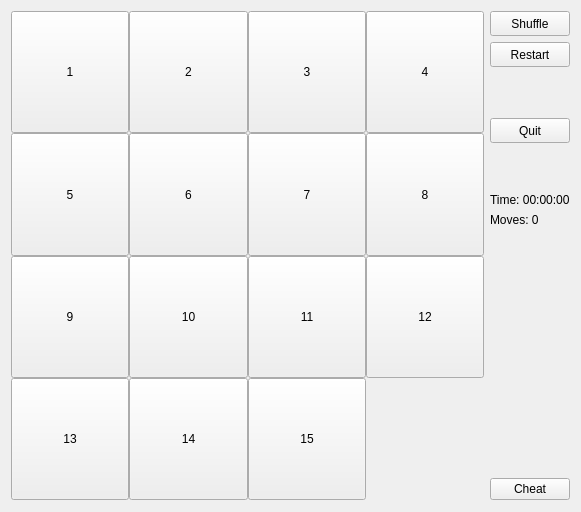
<?xml version="1.0" encoding="UTF-8"?>
<ui version="4.0">
 <class>PuzzleForm</class>
 <widget class="QWidget" name="PuzzleForm">
  <property name="geometry">
   <rect>
    <x>0</x>
    <y>0</y>
    <width>581</width>
    <height>512</height>
   </rect>
  </property>
  <property name="sizePolicy">
   <sizepolicy hsizetype="Preferred" vsizetype="Preferred">
    <horstretch>1</horstretch>
    <verstretch>1</verstretch>
   </sizepolicy>
  </property>
  <property name="windowTitle">
   <string>Form</string>
  </property>
  <layout class="QHBoxLayout" name="horizontalLayout">
   <item>
    <layout class="QGridLayout" name="gridLayout_2" columnstretch="10,0">
     <item row="0" column="1">
      <layout class="QVBoxLayout" name="verticalLayout" stretch="0,0,2,0,2,0,0,11,0">
       <item>
        <widget class="QPushButton" name="buttonShuffle">
         <property name="sizePolicy">
          <sizepolicy hsizetype="Preferred" vsizetype="Preferred">
           <horstretch>1</horstretch>
           <verstretch>0</verstretch>
          </sizepolicy>
         </property>
         <property name="minimumSize">
          <size>
           <width>80</width>
           <height>25</height>
          </size>
         </property>
         <property name="sizeIncrement">
          <size>
           <width>0</width>
           <height>0</height>
          </size>
         </property>
         <property name="baseSize">
          <size>
           <width>0</width>
           <height>0</height>
          </size>
         </property>
         <property name="text">
          <string>Shuffle</string>
         </property>
        </widget>
       </item>
       <item>
        <widget class="QPushButton" name="buttonRestart">
         <property name="sizePolicy">
          <sizepolicy hsizetype="Preferred" vsizetype="Preferred">
           <horstretch>1</horstretch>
           <verstretch>0</verstretch>
          </sizepolicy>
         </property>
         <property name="minimumSize">
          <size>
           <width>80</width>
           <height>25</height>
          </size>
         </property>
         <property name="text">
          <string>Restart</string>
         </property>
        </widget>
       </item>
       <item>
        <spacer name="verticalSpacer_2">
         <property name="orientation">
          <enum>Qt::Vertical</enum>
         </property>
         <property name="sizeType">
          <enum>QSizePolicy::MinimumExpanding</enum>
         </property>
         <property name="sizeHint" stdset="0">
          <size>
           <width>20</width>
           <height>40</height>
          </size>
         </property>
        </spacer>
       </item>
       <item>
        <widget class="QPushButton" name="buttonQuit">
         <property name="sizePolicy">
          <sizepolicy hsizetype="Preferred" vsizetype="Preferred">
           <horstretch>1</horstretch>
           <verstretch>0</verstretch>
          </sizepolicy>
         </property>
         <property name="minimumSize">
          <size>
           <width>80</width>
           <height>25</height>
          </size>
         </property>
         <property name="text">
          <string>Quit</string>
         </property>
        </widget>
       </item>
       <item>
        <spacer name="spacer">
         <property name="orientation">
          <enum>Qt::Vertical</enum>
         </property>
         <property name="sizeType">
          <enum>QSizePolicy::MinimumExpanding</enum>
         </property>
         <property name="sizeHint" stdset="0">
          <size>
           <width>20</width>
           <height>40</height>
          </size>
         </property>
        </spacer>
       </item>
       <item>
        <widget class="QLabel" name="lableElapsedTime">
         <property name="text">
          <string>Time: 00:00:00</string>
         </property>
        </widget>
       </item>
       <item>
        <widget class="QLabel" name="labelMoves">
         <property name="text">
          <string>Moves: 0</string>
         </property>
        </widget>
       </item>
       <item>
        <spacer name="verticalSpacer">
         <property name="orientation">
          <enum>Qt::Vertical</enum>
         </property>
         <property name="sizeType">
          <enum>QSizePolicy::Expanding</enum>
         </property>
         <property name="sizeHint" stdset="0">
          <size>
           <width>20</width>
           <height>40</height>
          </size>
         </property>
        </spacer>
       </item>
       <item>
        <widget class="QPushButton" name="buttonCheat">
         <property name="text">
          <string>Cheat</string>
         </property>
        </widget>
       </item>
      </layout>
     </item>
     <item row="1" column="0">
      <spacer name="verticalSpacer_3">
       <property name="orientation">
        <enum>Qt::Vertical</enum>
       </property>
       <property name="sizeType">
        <enum>QSizePolicy::Fixed</enum>
       </property>
       <property name="sizeHint" stdset="0">
        <size>
         <width>1</width>
         <height>1</height>
        </size>
       </property>
      </spacer>
     </item>
     <item row="1" column="1">
      <spacer name="verticalSpacer_4">
       <property name="orientation">
        <enum>Qt::Vertical</enum>
       </property>
       <property name="sizeType">
        <enum>QSizePolicy::Fixed</enum>
       </property>
       <property name="sizeHint" stdset="0">
        <size>
         <width>1</width>
         <height>1</height>
        </size>
       </property>
      </spacer>
     </item>
     <item row="0" column="0">
      <layout class="QGridLayout" name="gridLayout" rowstretch="1,1,1,1" columnstretch="1,1,1,1">
       <property name="sizeConstraint">
        <enum>QLayout::SetDefaultConstraint</enum>
       </property>
       <property name="leftMargin">
        <number>0</number>
       </property>
       <property name="topMargin">
        <number>0</number>
       </property>
       <property name="rightMargin">
        <number>0</number>
       </property>
       <property name="bottomMargin">
        <number>0</number>
       </property>
       <property name="spacing">
        <number>0</number>
       </property>
       <item row="0" column="0">
        <widget class="PuzButton" name="pushButton">
         <property name="sizePolicy">
          <sizepolicy hsizetype="Fixed" vsizetype="Fixed">
           <horstretch>0</horstretch>
           <verstretch>0</verstretch>
          </sizepolicy>
         </property>
         <property name="minimumSize">
          <size>
           <width>70</width>
           <height>70</height>
          </size>
         </property>
         <property name="maximumSize">
          <size>
           <width>7000</width>
           <height>7000</height>
          </size>
         </property>
         <property name="sizeIncrement">
          <size>
           <width>1</width>
           <height>1</height>
          </size>
         </property>
         <property name="text">
          <string>1</string>
         </property>
         <attribute name="buttonGroup">
          <string notr="true">buttonGroup</string>
         </attribute>
        </widget>
       </item>
       <item row="0" column="1">
        <widget class="PuzButton" name="pushButton_2">
         <property name="sizePolicy">
          <sizepolicy hsizetype="Fixed" vsizetype="Fixed">
           <horstretch>0</horstretch>
           <verstretch>0</verstretch>
          </sizepolicy>
         </property>
         <property name="minimumSize">
          <size>
           <width>70</width>
           <height>70</height>
          </size>
         </property>
         <property name="maximumSize">
          <size>
           <width>7000</width>
           <height>7000</height>
          </size>
         </property>
         <property name="sizeIncrement">
          <size>
           <width>1</width>
           <height>1</height>
          </size>
         </property>
         <property name="text">
          <string>2</string>
         </property>
         <property name="flat">
          <bool>false</bool>
         </property>
         <attribute name="buttonGroup">
          <string notr="true">buttonGroup</string>
         </attribute>
        </widget>
       </item>
       <item row="0" column="2">
        <widget class="PuzButton" name="pushButton_3">
         <property name="sizePolicy">
          <sizepolicy hsizetype="Fixed" vsizetype="Fixed">
           <horstretch>0</horstretch>
           <verstretch>0</verstretch>
          </sizepolicy>
         </property>
         <property name="minimumSize">
          <size>
           <width>70</width>
           <height>70</height>
          </size>
         </property>
         <property name="maximumSize">
          <size>
           <width>7000</width>
           <height>7000</height>
          </size>
         </property>
         <property name="sizeIncrement">
          <size>
           <width>1</width>
           <height>1</height>
          </size>
         </property>
         <property name="text">
          <string>3</string>
         </property>
         <attribute name="buttonGroup">
          <string notr="true">buttonGroup</string>
         </attribute>
        </widget>
       </item>
       <item row="0" column="3">
        <widget class="PuzButton" name="pushButton_4">
         <property name="sizePolicy">
          <sizepolicy hsizetype="Fixed" vsizetype="Fixed">
           <horstretch>0</horstretch>
           <verstretch>0</verstretch>
          </sizepolicy>
         </property>
         <property name="minimumSize">
          <size>
           <width>70</width>
           <height>70</height>
          </size>
         </property>
         <property name="maximumSize">
          <size>
           <width>7000</width>
           <height>7000</height>
          </size>
         </property>
         <property name="sizeIncrement">
          <size>
           <width>1</width>
           <height>1</height>
          </size>
         </property>
         <property name="text">
          <string>4</string>
         </property>
         <attribute name="buttonGroup">
          <string notr="true">buttonGroup</string>
         </attribute>
        </widget>
       </item>
       <item row="1" column="0">
        <widget class="PuzButton" name="pushButton_5">
         <property name="sizePolicy">
          <sizepolicy hsizetype="Fixed" vsizetype="Fixed">
           <horstretch>0</horstretch>
           <verstretch>0</verstretch>
          </sizepolicy>
         </property>
         <property name="minimumSize">
          <size>
           <width>70</width>
           <height>70</height>
          </size>
         </property>
         <property name="maximumSize">
          <size>
           <width>7000</width>
           <height>7000</height>
          </size>
         </property>
         <property name="sizeIncrement">
          <size>
           <width>1</width>
           <height>1</height>
          </size>
         </property>
         <property name="text">
          <string>5</string>
         </property>
         <attribute name="buttonGroup">
          <string notr="true">buttonGroup</string>
         </attribute>
        </widget>
       </item>
       <item row="1" column="1">
        <widget class="PuzButton" name="pushButton_6">
         <property name="sizePolicy">
          <sizepolicy hsizetype="Fixed" vsizetype="Fixed">
           <horstretch>0</horstretch>
           <verstretch>0</verstretch>
          </sizepolicy>
         </property>
         <property name="minimumSize">
          <size>
           <width>70</width>
           <height>70</height>
          </size>
         </property>
         <property name="maximumSize">
          <size>
           <width>7000</width>
           <height>7000</height>
          </size>
         </property>
         <property name="sizeIncrement">
          <size>
           <width>1</width>
           <height>1</height>
          </size>
         </property>
         <property name="baseSize">
          <size>
           <width>0</width>
           <height>0</height>
          </size>
         </property>
         <property name="text">
          <string>6</string>
         </property>
         <attribute name="buttonGroup">
          <string notr="true">buttonGroup</string>
         </attribute>
        </widget>
       </item>
       <item row="1" column="2">
        <widget class="PuzButton" name="pushButton_7">
         <property name="enabled">
          <bool>true</bool>
         </property>
         <property name="sizePolicy">
          <sizepolicy hsizetype="Fixed" vsizetype="Fixed">
           <horstretch>0</horstretch>
           <verstretch>0</verstretch>
          </sizepolicy>
         </property>
         <property name="minimumSize">
          <size>
           <width>70</width>
           <height>70</height>
          </size>
         </property>
         <property name="maximumSize">
          <size>
           <width>7000</width>
           <height>7000</height>
          </size>
         </property>
         <property name="sizeIncrement">
          <size>
           <width>1</width>
           <height>1</height>
          </size>
         </property>
         <property name="text">
          <string>7</string>
         </property>
         <attribute name="buttonGroup">
          <string notr="true">buttonGroup</string>
         </attribute>
        </widget>
       </item>
       <item row="1" column="3">
        <widget class="PuzButton" name="pushButton_8">
         <property name="sizePolicy">
          <sizepolicy hsizetype="Fixed" vsizetype="Fixed">
           <horstretch>0</horstretch>
           <verstretch>0</verstretch>
          </sizepolicy>
         </property>
         <property name="minimumSize">
          <size>
           <width>70</width>
           <height>70</height>
          </size>
         </property>
         <property name="maximumSize">
          <size>
           <width>7000</width>
           <height>7000</height>
          </size>
         </property>
         <property name="sizeIncrement">
          <size>
           <width>1</width>
           <height>1</height>
          </size>
         </property>
         <property name="text">
          <string>8</string>
         </property>
         <attribute name="buttonGroup">
          <string notr="true">buttonGroup</string>
         </attribute>
        </widget>
       </item>
       <item row="2" column="0">
        <widget class="PuzButton" name="pushButton_9">
         <property name="sizePolicy">
          <sizepolicy hsizetype="Fixed" vsizetype="Fixed">
           <horstretch>0</horstretch>
           <verstretch>0</verstretch>
          </sizepolicy>
         </property>
         <property name="minimumSize">
          <size>
           <width>70</width>
           <height>70</height>
          </size>
         </property>
         <property name="maximumSize">
          <size>
           <width>7000</width>
           <height>7000</height>
          </size>
         </property>
         <property name="sizeIncrement">
          <size>
           <width>1</width>
           <height>1</height>
          </size>
         </property>
         <property name="text">
          <string>9</string>
         </property>
         <attribute name="buttonGroup">
          <string notr="true">buttonGroup</string>
         </attribute>
        </widget>
       </item>
       <item row="2" column="1">
        <widget class="PuzButton" name="pushButton_10">
         <property name="sizePolicy">
          <sizepolicy hsizetype="Fixed" vsizetype="Fixed">
           <horstretch>0</horstretch>
           <verstretch>0</verstretch>
          </sizepolicy>
         </property>
         <property name="minimumSize">
          <size>
           <width>70</width>
           <height>70</height>
          </size>
         </property>
         <property name="maximumSize">
          <size>
           <width>7000</width>
           <height>7000</height>
          </size>
         </property>
         <property name="sizeIncrement">
          <size>
           <width>1</width>
           <height>1</height>
          </size>
         </property>
         <property name="text">
          <string>10</string>
         </property>
         <attribute name="buttonGroup">
          <string notr="true">buttonGroup</string>
         </attribute>
        </widget>
       </item>
       <item row="2" column="2">
        <widget class="PuzButton" name="pushButton_11">
         <property name="sizePolicy">
          <sizepolicy hsizetype="Fixed" vsizetype="Fixed">
           <horstretch>0</horstretch>
           <verstretch>0</verstretch>
          </sizepolicy>
         </property>
         <property name="minimumSize">
          <size>
           <width>70</width>
           <height>70</height>
          </size>
         </property>
         <property name="maximumSize">
          <size>
           <width>7000</width>
           <height>7000</height>
          </size>
         </property>
         <property name="sizeIncrement">
          <size>
           <width>1</width>
           <height>1</height>
          </size>
         </property>
         <property name="text">
          <string>11</string>
         </property>
         <attribute name="buttonGroup">
          <string notr="true">buttonGroup</string>
         </attribute>
        </widget>
       </item>
       <item row="2" column="3">
        <widget class="PuzButton" name="pushButton_12">
         <property name="sizePolicy">
          <sizepolicy hsizetype="Fixed" vsizetype="Fixed">
           <horstretch>0</horstretch>
           <verstretch>0</verstretch>
          </sizepolicy>
         </property>
         <property name="minimumSize">
          <size>
           <width>70</width>
           <height>70</height>
          </size>
         </property>
         <property name="maximumSize">
          <size>
           <width>7000</width>
           <height>7000</height>
          </size>
         </property>
         <property name="sizeIncrement">
          <size>
           <width>1</width>
           <height>1</height>
          </size>
         </property>
         <property name="text">
          <string>12</string>
         </property>
         <attribute name="buttonGroup">
          <string notr="true">buttonGroup</string>
         </attribute>
        </widget>
       </item>
       <item row="3" column="0">
        <widget class="PuzButton" name="pushButton_13">
         <property name="sizePolicy">
          <sizepolicy hsizetype="Fixed" vsizetype="Fixed">
           <horstretch>0</horstretch>
           <verstretch>0</verstretch>
          </sizepolicy>
         </property>
         <property name="minimumSize">
          <size>
           <width>70</width>
           <height>70</height>
          </size>
         </property>
         <property name="maximumSize">
          <size>
           <width>7000</width>
           <height>7000</height>
          </size>
         </property>
         <property name="sizeIncrement">
          <size>
           <width>1</width>
           <height>1</height>
          </size>
         </property>
         <property name="text">
          <string>13</string>
         </property>
         <attribute name="buttonGroup">
          <string notr="true">buttonGroup</string>
         </attribute>
        </widget>
       </item>
       <item row="3" column="1">
        <widget class="PuzButton" name="pushButton_14">
         <property name="sizePolicy">
          <sizepolicy hsizetype="Fixed" vsizetype="Fixed">
           <horstretch>0</horstretch>
           <verstretch>0</verstretch>
          </sizepolicy>
         </property>
         <property name="minimumSize">
          <size>
           <width>70</width>
           <height>70</height>
          </size>
         </property>
         <property name="maximumSize">
          <size>
           <width>7000</width>
           <height>7000</height>
          </size>
         </property>
         <property name="sizeIncrement">
          <size>
           <width>1</width>
           <height>1</height>
          </size>
         </property>
         <property name="text">
          <string>14</string>
         </property>
         <attribute name="buttonGroup">
          <string notr="true">buttonGroup</string>
         </attribute>
        </widget>
       </item>
       <item row="3" column="2">
        <widget class="PuzButton" name="pushButton_15">
         <property name="sizePolicy">
          <sizepolicy hsizetype="Fixed" vsizetype="Fixed">
           <horstretch>0</horstretch>
           <verstretch>0</verstretch>
          </sizepolicy>
         </property>
         <property name="minimumSize">
          <size>
           <width>70</width>
           <height>70</height>
          </size>
         </property>
         <property name="maximumSize">
          <size>
           <width>7000</width>
           <height>7000</height>
          </size>
         </property>
         <property name="sizeIncrement">
          <size>
           <width>1</width>
           <height>1</height>
          </size>
         </property>
         <property name="text">
          <string>15</string>
         </property>
         <attribute name="buttonGroup">
          <string notr="true">buttonGroup</string>
         </attribute>
        </widget>
       </item>
      </layout>
     </item>
    </layout>
   </item>
  </layout>
 </widget>
 <customwidgets>
  <customwidget>
   <class>PuzButton</class>
   <extends>QPushButton</extends>
   <header>puzbutton.h</header>
  </customwidget>
 </customwidgets>
 <resources/>
 <connections/>
 <buttongroups>
  <buttongroup name="buttonGroup"/>
 </buttongroups>
</ui>
